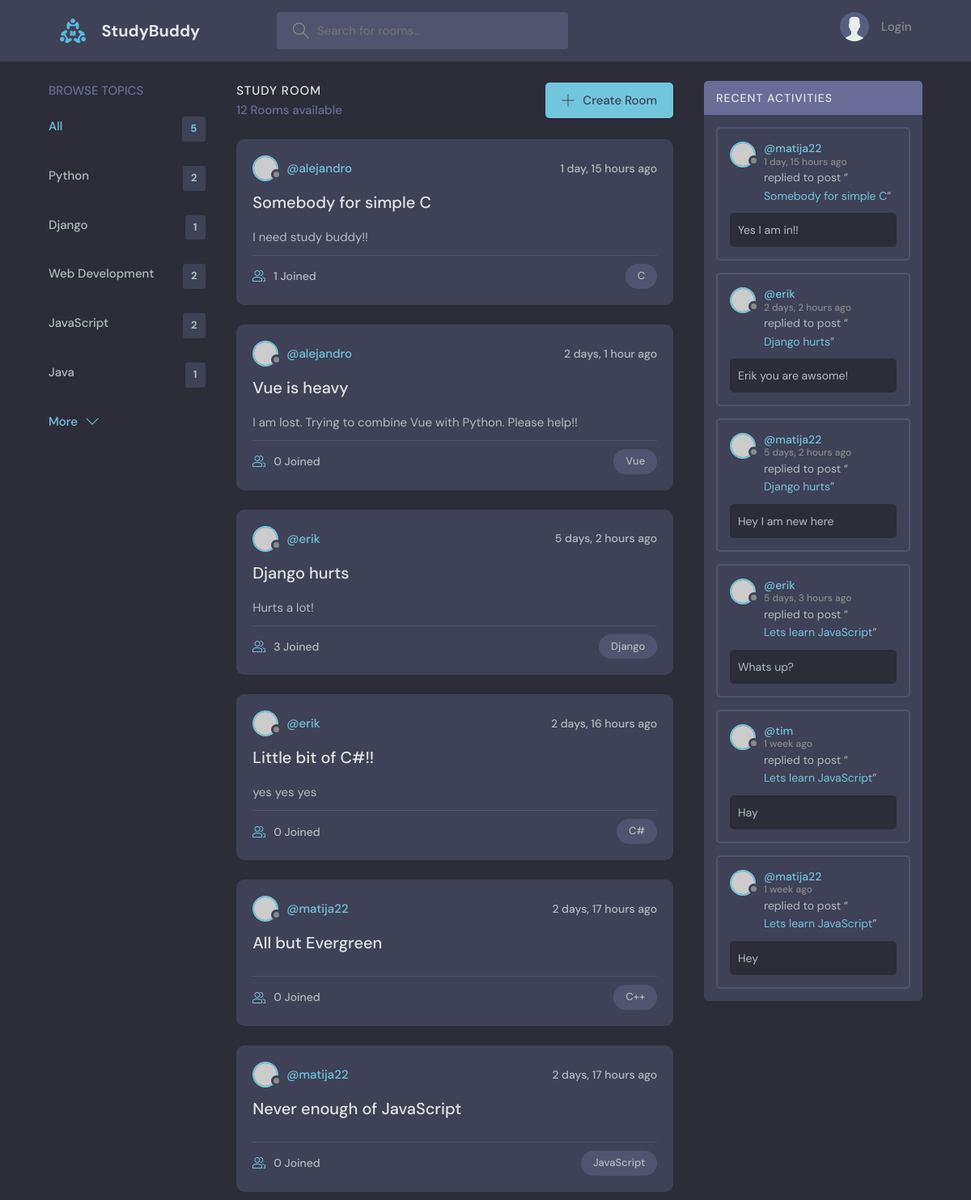
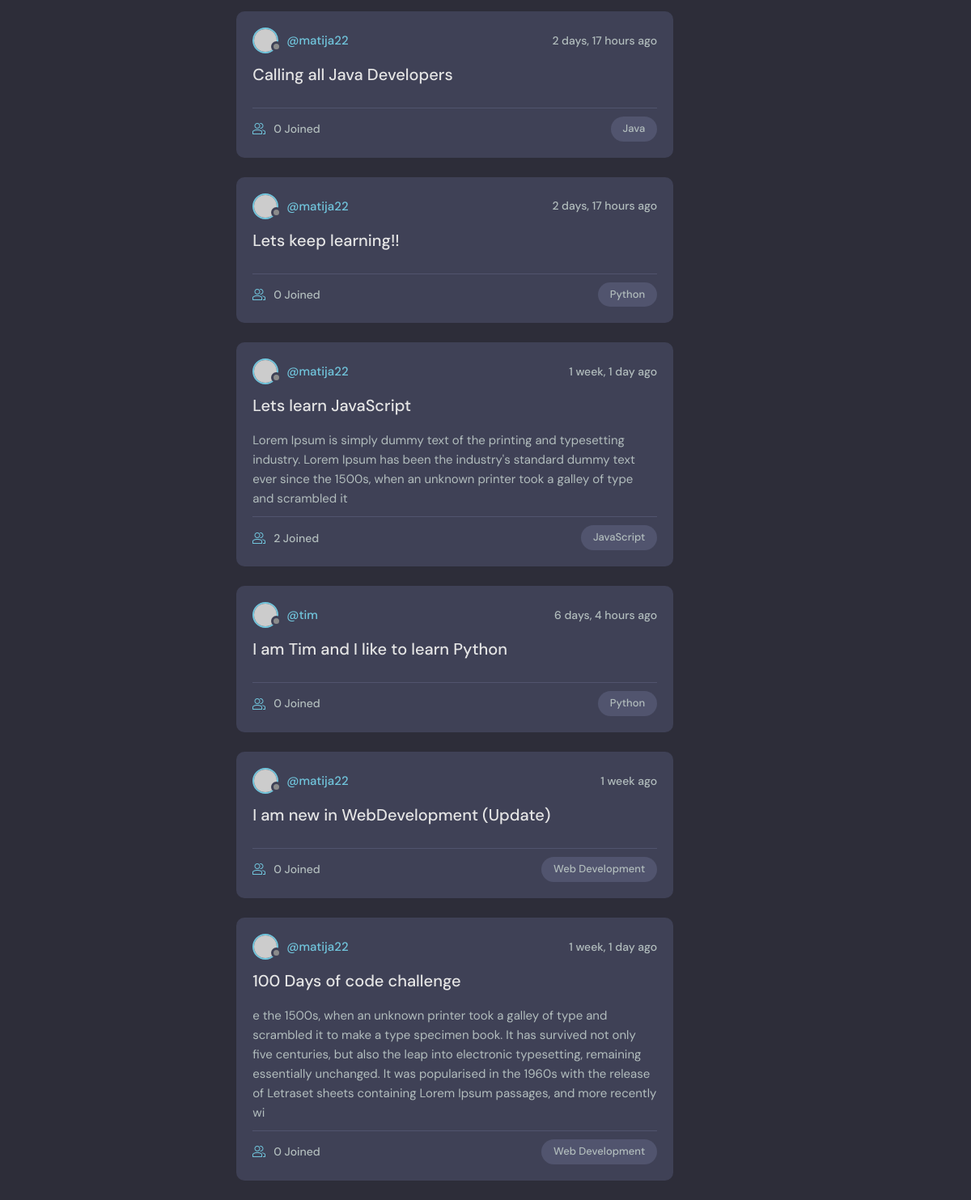
The page / on the database its author committed (2 pictures, top to bottom).
### base/models.py (models this page shows, shortened)
class Topic(models.Model):
    name = models.CharField(max_length=200)

class Room(models.Model):
    host= models.ForeignKey(User , on_delete=models.SET_NULL, null=True) #moramo staviti null=true jer moramo dozvoliti da ako ga neko pobrise da moze biti prazan
    topic = models.ForeignKey(Topic , on_delete=models.SET_NULL, null=True) #moramo staviti null=true jer moramo dozvoliti da ako ga neko pobrise da moze biti prazan
    name = models.CharField(max_length=200)
    description = models.TextField(null=True, blank=True) #null is allowed/ to mjesto moze ostati prazn, jer inace to nije dozvoljeno ako ne navedes -- balnk= true --> ako runamo save method this we can leave empty
    participants = models.ManyToManyField(User, related_name='participants', blank=True)
    updated = models.DateTimeField(auto_now=True) #svaki put kada save-mo novi podatak ovdje ce biti zapisani detalji kada se to desilo
    created = models.DateTimeField(auto_now_add=True)
    class Meta:  #Model Meta is basically used to change the behavior of your model fields like changing order options,verbose_name and lot of other options
        ordering = ['-updated', '-created'] #reverse ordering tako da najnoviji update i created bude na vrhu liste
    def __str__(self): #The __str__ method in Python represents the class objects as a string – it can be used for classes. The __str__ method should be defined in a way that is easy to read and outputs all the members of the class. This method is also used as a debugging tool when the members of a class need to be checked.
        return self.name #creating string version

class Message(models.Model):
    user= models.ForeignKey(User, on_delete=models.CASCADE) #user model koji se importa iz django.contrib.auth. pogledaj na vrh i trazi na internetu
    room = models.ForeignKey(Room , on_delete=models.CASCADE) #kada neko makne parent room zelimo pobrisati kid od rooma, mozemo staviti  SET_NULL u tom slucaju bi stavio nula ne pobrisao totalno room
    body = models.TextField()
    updated = models.DateTimeField(auto_now=True) #svaki put kada save-mo novi podatak ovdje ce biti zapisani detalji kada se to desilo
    created = models.DateTimeField(auto_now_add=True)
    class Meta:  #Model Meta is basically used to change the behavior of your model fields like changing order options,verbose_name and lot of other options
        ordering = ['-updated', '-created'] #reverse ordering tako da najnoviji update i created bude na vrhu liste

### base/views.py (the view)
# urls.py: path('',views.home, name="home"),
def home(request):
    q = request.GET.get('q') if request.GET.get('q') != None else ''
    rooms = Room.objects.filter(
        Q(topic__name__icontains = q) |
        Q(name__icontains = q) |
        Q(description__icontains = q)
        )
    topics =Topic.objects.all()[0:5]   #limitiranje da prikaze samo prvih 5 topics
    room_count = rooms.count()
    room_messages = Message.objects.filter(Q(room__topic__name__icontains=q))
    context = {'rooms':rooms, 'topics':topics, 'room_count':room_count, 'room_messages': room_messages} #napravi dictionary key 'rooms' data rooms
    return render(request, 'base/home.html', context) # render uzima http request i template stranicu htmla

### base/templates/base/home.html (shortened to what this page needs)
{% extends 'main.html' %}
{% block content %}
    <main class="layout layout--3">
      <div class="container">
        {% include 'base/topics_component.html' %}
        <div class="roomList">
          <div class="roomList__header">
            <div>
              <h2>Study Room</h2>
              <p>{{rooms.count}} Rooms available</p>
            </div>
            <a class="btn btn--main" href="{% url 'create-room' %}">
              <svg version="1.1" xmlns="http://www.w3.org/2000/svg" width="32" height="32" viewBox="0 0 32 32">
                <title>add</title>
                <path
                  d="M16.943 0.943h-1.885v14.115h-14.115v1.885h14.115v14.115h1.885v-14.115h14.115v-1.885h-14.115v-14.115z"
                ></path>
              </svg>
              Create Room
            </a>
          </div>
          {% include 'base/feed_component.html' %}
        </div>
        {% include 'base/activity_component.html' %}
      </div>
    </main>
{% endblock %}

### base/templates/base/topics_component.html
<div class="topics">
    <div class="topics__header">
      <h2>Browse Topics</h2>
    </div>
    <ul class="topics__list">
      <li>
        <a href="{% url 'home' %}" class="active">All <span>{{topics.count}}</span></a>
      </li>
      {% for topic in topics%}
      <li>
        <a href="{% url 'home' %}?q={{topic.name}}">{{topic.name}} <span>{{topic.room_set.all.count}}</span></a>
      </li>
      {% endfor %}
    </ul>
    <a class="btn btn--link" href="{% url 'topics' %}">
      More
      <svg version="1.1" xmlns="http://www.w3.org/2000/svg" width="32" height="32" viewBox="0 0 32 32">
        <title>chevron-down</title>
        <path d="M16 21l-13-13h-3l16 16 16-16h-3l-13 13z"></path>
      </svg>
    </a>
  </div>

### base/templates/base/feed_component.html (shortened to what this page needs)
{% for room in rooms %}
<div class="roomListRoom">
    <div class="roomListRoom__header">
      <a href="{% url 'user-profile' room.host.id %}" class="roomListRoom__author">
        <div class="avatar avatar--small">
          <img src="https://randomuser.me/api/portraits/women/11.jpg" />
        </div>
        <span>@{{room.host.username}}</span>
      </a>
      <div class="roomListRoom__actions">
        <span>{{room.created|timesince}} ago</span>
      </div>
    </div>
    <div class="roomListRoom__content">
      <a href="{% url 'room' room.id %}">{{room.name}}</a>
      <p>
        {{room.description}}
      </p>
    </div>
    <div class="roomListRoom__meta">
      <a href="{% url 'room' room.id %}" class="roomListRoom__joined">
        {{room.participants.all.count}} Joined
      </a>
      <p class="roomListRoom__topic">{{room.topic.name}}</p>
    </div>
  </div>
{% endfor %}

### base/templates/base/activity_component.html (shortened to what this page needs)
<div class="activities">
    <div class="activities__header">
      <h2>Recent Activities</h2>
    </div>
    {% for message in room_messages %}
    <div class="activities__box">
      <div class="activities__boxHeader roomListRoom__header">
        <a href="{% url 'user-profile' message.user.id %}" class="roomListRoom__author">
          <div class="avatar avatar--small">
            <img src="https://randomuser.me/api/portraits/women/11.jpg" />
          </div>
          <p>
            @{{message.user}}
            <span>{{message.created|timesince}} ago</span>
          </p>
        </a>
      </div>
      <div class="activities__boxContent">
        <p>replied to post “<a href="{% url 'room' message.room.id %}">{{message.room}}</a>”</p>
        <div class="activities__boxRoomContent">
            {{message.body}}
        </div>
      </div>
    </div>
    {% endfor %}
  </div>

### rows shown on the page
Topic: name "Python", room_set.all.count "2"
Topic: name "Django", room_set.all.count "1"
Topic: name "Web Development", room_set.all.count "2"
Topic: name "JavaScript", room_set.all.count "2"
Topic: name "Java", room_set.all.count "1"
Room: host.username "alejandro", created "1 day, 15 hours", name "Somebody for simple C", description "I need study buddy!!", participants.all.count "1", topic.name "C"
Room: host.username "alejandro", created "2 days, 1 hour", name "Vue is heavy", description "I am lost. Trying to combine Vue with Python. Please help!!", participants.all.count "0", topic.name "Vue"
Room: host.username "erik", created "5 days, 2 hours", name "Django hurts", description "Hurts a lot!", participants.all.count "3", topic.name "Django"
Room: host.username "erik", created "2 days, 16 hours", name "Little bit of C#!!", description "yes yes yes", participants.all.count "0", topic.name "C#"
Room: host.username "matija22", created "2 days, 17 hours", name "All but Evergreen", participants.all.count "0", topic.name "C++"
Room: host.username "matija22", created "2 days, 17 hours", name "Never enough of JavaScript", participants.all.count "0", topic.name "JavaScript"
Room: host.username "matija22", created "2 days, 17 hours", name "Calling all Java Developers", participants.all.count "0", topic.name "Java"
Room: host.username "matija22", created "2 days, 17 hours", name "Lets keep learning!!", participants.all.count "0", topic.name "Python"
Room: host.username "matija22", created "1 week, 1 day", name "Lets learn JavaScript", description "Lorem Ipsum is simply dummy text of the printing and typesetting industry. Lorem Ipsum has been the industry's standard dummy text ever since the 1500s, when an unknown printer took a galley of type and scrambled it", participants.all.count "2", topic.name "JavaScript"
Room: host.username "tim", created "6 days, 4 hours", name "I am Tim and I like to learn Python", participants.all.count "0", topic.name "Python"
Room: host.username "matija22", created "1 week", name "I am new in WebDevelopment (Update)", participants.all.count "0", topic.name "Web Development"
Room: host.username "matija22", created "1 week, 1 day", name "100 Days of code challenge", description "e the 1500s, when an unknown printer took a galley of type and scrambled it to make a type specimen book. It has survived not only five centuries, but also the leap into electronic typesetting, remaining essentially unchanged. It was popularised in the 1960s with the release of Letraset sheets containing Lorem Ipsum passages, and more recently wi", participants.all.count "0", topic.name "Web Development"
Message: user "matija22", created "1 day, 15 hours", room "Somebody for simple C", body "Yes I am in!!"
Message: user "erik", created "2 days, 2 hours", room "Django hurts", body "Erik you are awsome!"
Message: user "matija22", created "5 days, 2 hours", room "Django hurts", body "Hey I am new here"
Message: user "erik", created "5 days, 3 hours", room "Lets learn JavaScript", body "Whats up?"
Message: user "tim", created "1 week", room "Lets learn JavaScript", body "Hay"
Message: user "matija22", created "1 week", room "Lets learn JavaScript", body "Hey"

### other values the page prints
{{ topics.count }} "5"
{{ rooms.count }} "12"
